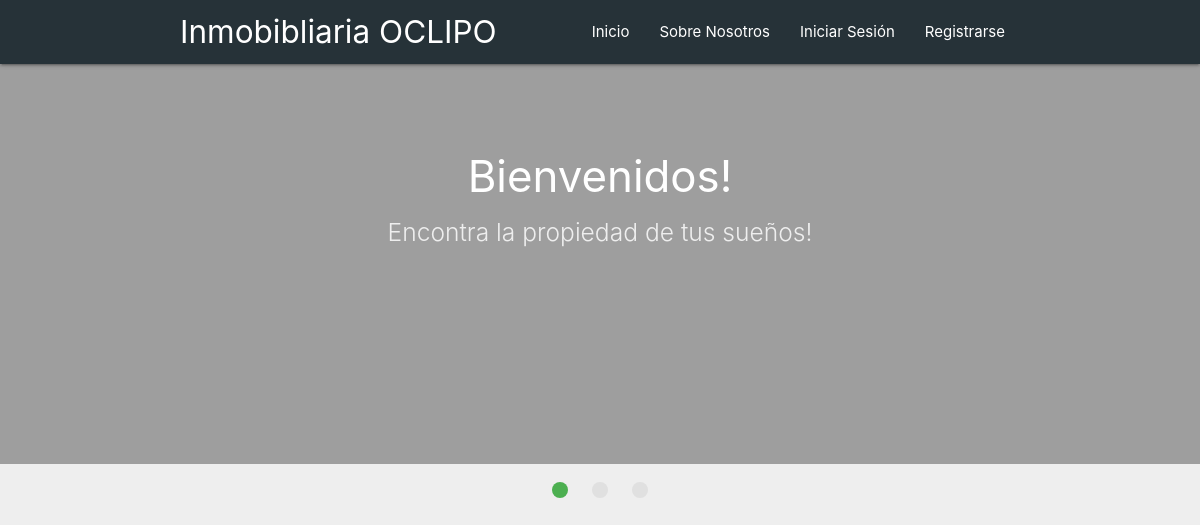
The app's page /, older data.
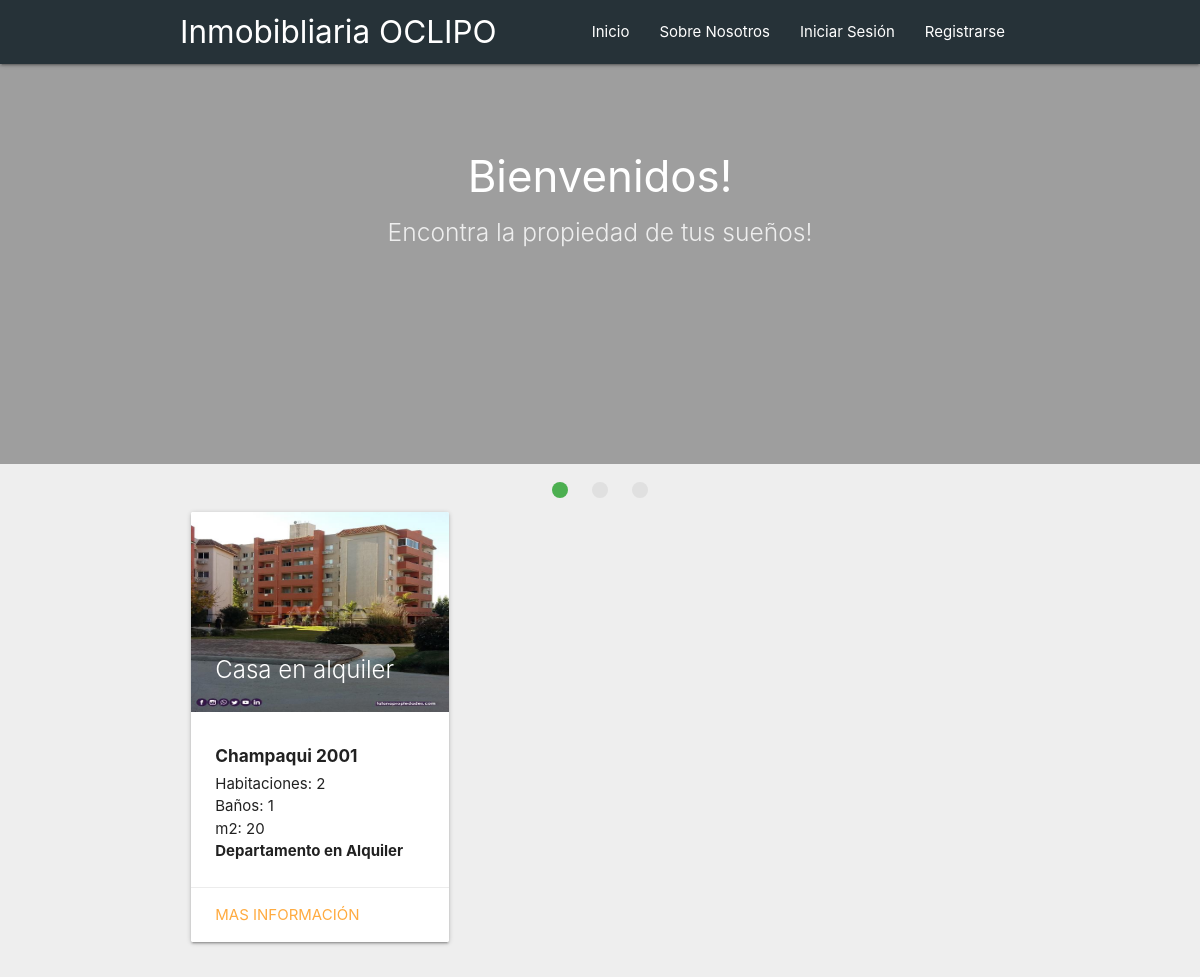
The same page, newer data.
### Inmobibliaria/models.py (models this page shows, shortened)
class Propiedad(models.Model):
    usuario = models.ForeignKey(User, on_delete=models.CASCADE, null=False)
    titulo = models.CharField(max_length=20)
    precio = models.IntegerField()
    ubicacion = models.ForeignKey('Ubicacion', on_delete=models.CASCADE, null=False)
    tipo = models.CharField(max_length=12,choices=TIPO_CHOICES,default='Casa')
    estado = models.CharField(max_length=8,choices=STATUS_CHOICES,default='Venta')
    habitaciones = models.IntegerField()
    baños = models.IntegerField()
    tamaño = models.IntegerField()
    imagenes = models.ImageField(max_length=100, upload_to='fotos/', blank=True)
    descripcion = models.CharField(max_length=200)

class Ubicacion(models.Model):
    ciudad = models.CharField(max_length=30)
    estado = models.CharField(max_length=30)
    barrio = models.CharField(max_length=30)
    calle = models.CharField(max_length=30)
    numero = models.IntegerField()

### Inmobibliaria/views.py (the view)
# urls.py: path('', homeview, name = "home"),
def homeview(request):
    propiedad = Propiedad.objects.all()
    return render(request, "Inmobibliaria/home.html",{'propiedad':propiedad})

### Inmobibliaria/templates/Inmobibliaria/home.html (shortened to what this page needs)
{% extends 'Inmobibliaria/base.html' %}
{% block content %}
{% include 'Inmobibliaria/imagenes.html' %}
<div class="container">
    <div class="row">
      {% for pro in propiedad %}
        <div class="col s12 m4">
          <div class="card">
            <div class="card-image">
              <img class="materialboxed" src = "{{ pro.imagenes.url }}" width="200" height="200">
              <span class="card-title text-darken-2" >{{pro.titulo}}</span>
            </div>
            <div class="card-content">
              <h6 class="truncate"><b>{{pro.ubicacion.calle}} {{pro.ubicacion.numero}}</b></h6>
              <p class="truncate">Habitaciones: {{pro.habitaciones}}</p>
              <p class="truncate">Baños: {{pro.baños}}</p>
              <p class="truncate">m2: {{pro.tamaño}}</p>
              <p class="truncate"><b>{{pro.tipo}} en {{pro.estado}}</b></p>
            </div>
            <div class="card-action">
              <a href="propiedad/{{pro.id}}">Mas Información</a>
            </div>
          </div>
        </div>
      {% endfor %}
      </div>
      </div>
{% endblock %}

Row changes from the older to the newer data that the page shows:
added Propiedad: imagenes (picture), titulo "Casa en alquiler", ubicacion.calle "Champaqui", ubicacion.numero "2001", habitaciones "2", baños "1", tamaño "20", tipo "Departamento", estado "Alquiler"
